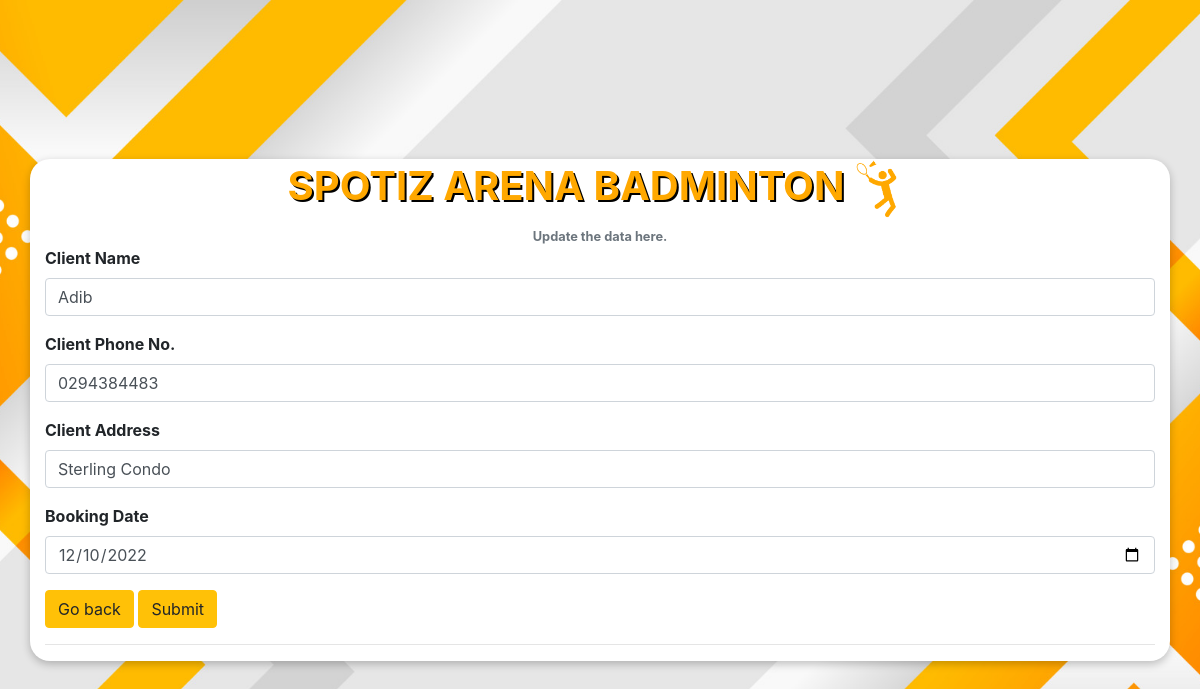
The page /updateClient.php?id=2 on the database its author committed.
### tables this page shows
CREATE TABLE `client` (
  `Client Id` int NOT NULL,
  `Client Name` varchar(255) NOT NULL,
  `Client Phone No.` varchar(255) NOT NULL,
  `Client Address` varchar(255) NOT NULL,
  `Booking Date` date NOT NULL
);

### updateClient.php (the view, shortened to what this page needs)
<!DOCTYPE html>
<html>
    <head>
        <link
            rel="stylesheet"
            href="https://cdn.jsdelivr.net/npm/bootstrap@4.3.1/dist/css/bootstrap.min.css"
>
    </head>
    <body>
        <?php
include ("conn.php");
$id = $_GET['id'];
$sql_display = "SELECT * FROM `client` WHERE `Client Id` = " . $id;
$res_display = mysqli_query($con, $sql_display);
while($row=mysqli_fetch_array($res_display))
{
    $data_name = $row[1];
    $data_phone = $row[2];
    $data_address = $row[3];
    $data_date = $row[4];
}
?>
        <div class="container">
            <p class="h1" style="text-align:center; font-weight:bold;">SPOTIZ ARENA BADMINTON
                <img src="img/man.png" height="60px" weight="60px" style="margin-right:10px;">
            </p>
            <center>
                <small class="form-text text-muted">
                    <strong>Update the data here.</strong>
                </small>
            </center>
            <form action="updateClientConfirmed.php" method="post">
                <div class="form-group">
                    <label for="nama">
                        <strong>Client Name</strong>
                    </label>
                    <input
                        type="text"
                        name="cName"
                        class="form-control"
                        id="cName"
                        value="<?php echo $data_name;?>" required>
                </div>
                <div class="form-group">
                    <label for="matric">
                        <strong>Client Phone No.</strong>
                    </label>
                    <input
                        type="text"
                        name="cPhone"
                        class="form-control"
                        id="cPhone"
                        value="<?php echo $data_phone;?>" required>
                </div>
                <div class="form-group">
                    <label for="subjek">
                        <strong>Client Address</strong>
                    </label>
                    <input
                        type="text"
                        name="cAddress"
                        class="form-control"
                        id="cAddress"
                        value="<?php echo $data_address;?>" required>
                </div>
                <div class="form-group">
                    <label for="subjek">
                        <strong>Booking Date</strong>
                    </label>
                    <input
                        type="date"
                        name="bookingDate"
                        class="form-control"
                        id="bookingDate"
                        value="<?php echo $data_date;?>" required>
                </div>
                <a href="viewClient.php" class='btn btn-warning'>Go back</a>
                <input type="submit" class='btn btn-warning' name="submit">
                <hr>
            </form>
        </div>
    </body>
</html>

### updateClient.php (style rules this page uses)
body { height: 100vh; display: flex; align-items: center; justify-content: center; background: url("./img/bg2.jpg") no-repeat center bottom/cover; height: 100vh; }
.container { box-shadow: rgba(0, 0, 0, 0.24) 0 3px 8px; border-top-left-radius: 20px 20px; border-top-right-radius: 20px 20px; border-bottom-left-radius: 20px 20px; border-bottom-right-radius: 20px 20px; margin-top: 20px; background: white; }
.h1 { color: #ffa800; text-shadow: 2px 2px black; }

### rows shown on the page
client: cName "Adib", cPhone "0294384483", cAddress "Sterling Condo", bookingDate "12/10/2022"
